Frame 1 (no input): blank canvas, image omitted
Frame 60 (the mouse pressed at the canvas centre just before this capture): blank canvas, image omitted
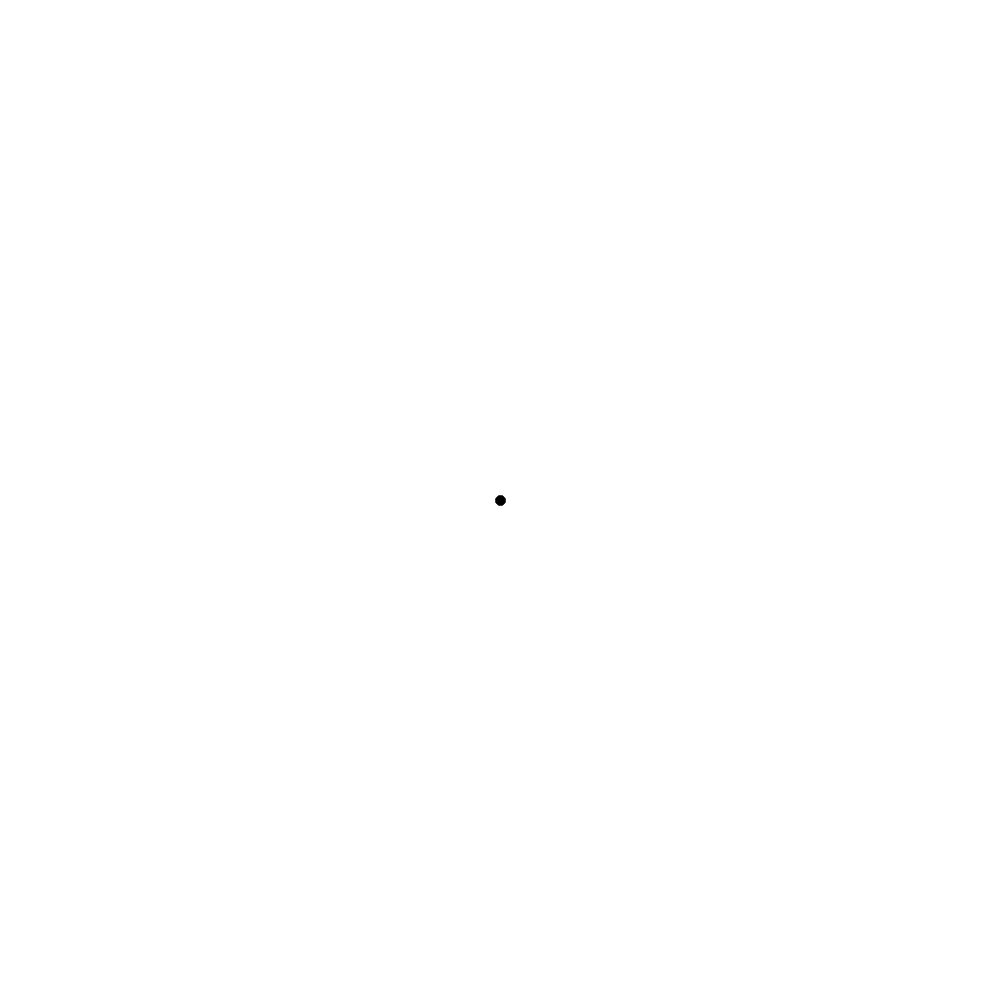
Frame 120 (the mouse held since frame 60 and released just before this capture)

The Processing sketch whose frames 1 and 60 were blank and that drew this single picture after the mouse press (run headless with seeded random() and noise(); from frame 60 on, the mouse is pressed at the canvas centre):

// Processing sketch: processing_126176
// ── processing_126176.pde

float mousex_prev;
float mousey_prev;
int min_stroke = 1;
int max_stroke = 10;
int stroke_weight = max_stroke;
int count = 0;
int sign = -1;

color[] scheme1 = { color(52,46,89), color(10,122,166), color(217,198,176), color(242,120,92), color(166,43,31) };
color[] scheme2 = { color(60,54,88), color(62,200,183), color(124,208,180), color(185,216,177), color(247,224,174) };
color[] scheme3 = { color(54,70,86), color(93,107,116), color(148,164,165), color(242,245,233), color(191,192,162) };

color[] scheme4 = { color(0,0,0), color(0,0,0), color(0,0,0), color(0,0,0), color(0,0,0) };


color c = scheme1[0];
int ci = 0;
void setup()
{
  
  size( 1000, 1000 );
  background(255);
  
}


void draw()
{
  
  if( mousePressed == true )
  {
    
    line( mousex_prev, mousey_prev, mouseX, mouseY );
    
    // Mirror: y = x
    //line( width - mousex_prev, height - mousey_prev, width - mouseX, height - mouseY );
    
    // Mirror: Horizontal 
    //line( width - mousex_prev, mousey_prev, width - mouseX, mouseY );
    
    // Mirror: 4 way
    line( width - mousex_prev, mousey_prev, width - mouseX, mouseY );
    line( mousex_prev, height - mousey_prev, mouseX, height - mouseY );
    line( width - mousex_prev, height - mousey_prev, width - mouseX, height - mouseY );
    
    mousex_prev = mouseX;
    mousey_prev = mouseY;
    
    stroke(c);
    
    strokeWeight(stroke_weight);
    count += 1;
    if( count % 4 == 0 )
    {
      stroke_weight =  stroke_weight + 1*sign;
      ci += 1;
      if( ci < 5 )
      {
        c = scheme4[ci];
      }
      else
      {
        ci = 0;
        c = scheme4[ci];
      }
    }
    
    // Oscillate stroke weight between 0 and max_stroke
    if( stroke_weight <= min_stroke )
    {
      sign = 1;
    }
    
    if( stroke_weight == max_stroke )
    {
      sign = -1;
    }
    
    
  }
  
}

void mousePressed() 
{
  mousex_prev = mouseX;
  mousey_prev = mouseY;
}
